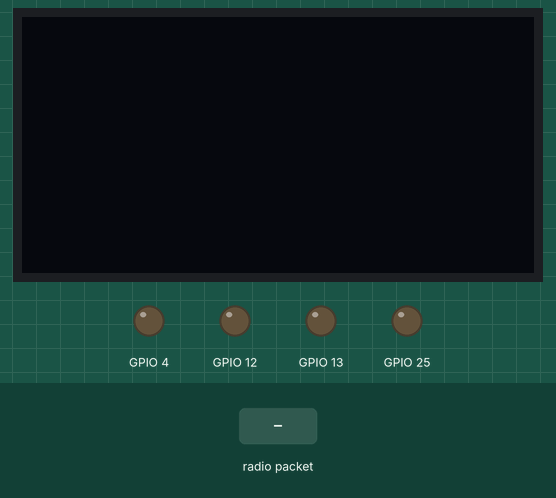
This sketch was run on a simulated ESP32. Shown: 128×64 one-colour display, output pins drawn as LEDs (lit = HIGH). The test bench sets the inputs (shaded band).

Above: at 1.2 s.
1.3 s: radio packet "START" arrives
At 1.6 s:
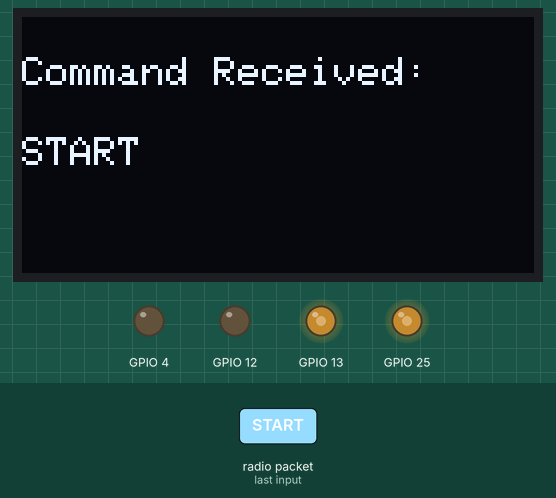
2.8 s: radio packet "STOP" arrives
At 4.0 s:
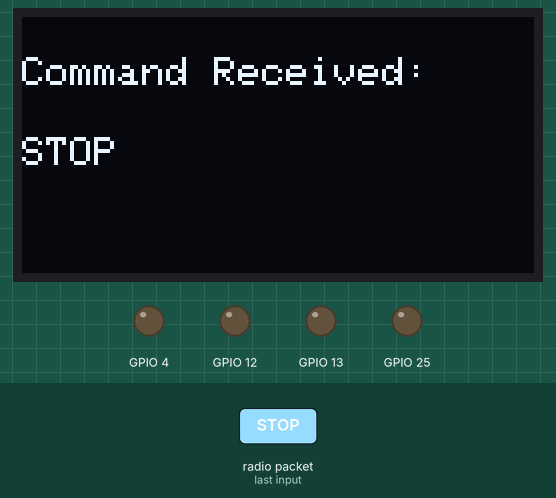
4.3 s: radio packet "1" arrives
At 5.1 s:
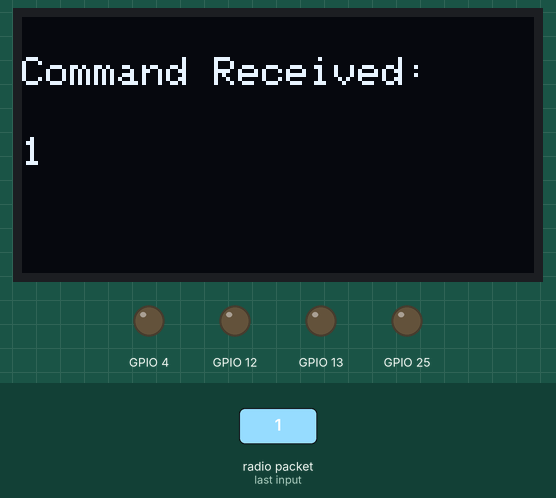
5.8 s: radio packet "0" arrives
At 6.3 s:
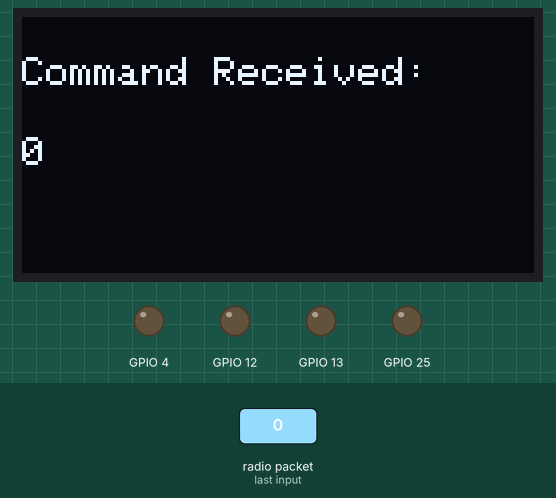
7.3 s: radio packet "START" arrives
At 8.5 s:
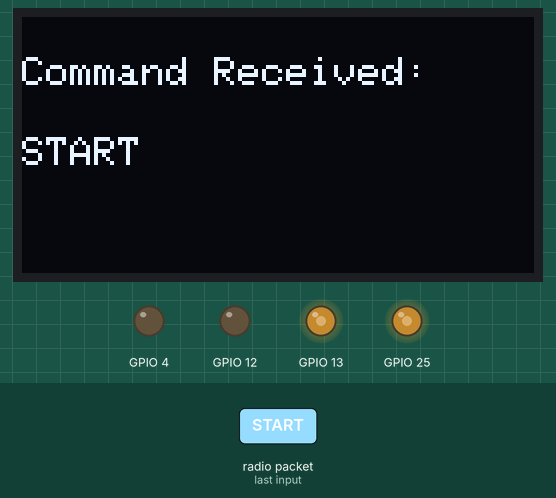
8.8 s: radio packet "2" arrives
At 9.7 s:
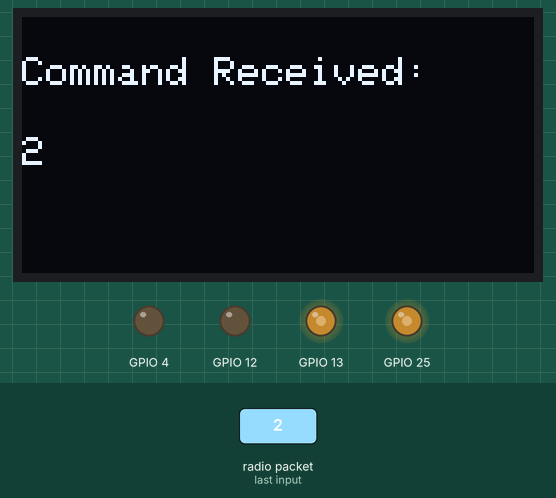
Timing chart, 0 to 11.3 s (numbered marks = the images above; inputs shaded):
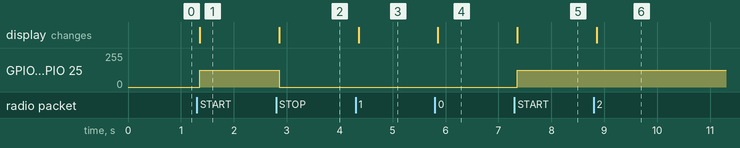

Measured:
- after the input at 1.3 s, GPIO 13, GPIO 25: 0/255 → 127/255 after 0.06 s; the display: changes after 0.06 s (image 1)
- after the input at 2.8 s, GPIO 13, GPIO 25: 127/255 → 0/255 after 0.06 s; the display: changes after 0.06 s (image 2)
- after the input at 4.3 s, the display: changes after 0.06 s (image 3)
- after the input at 5.8 s, the display: changes after 0.06 s (image 4)
- after the input at 7.3 s, GPIO 13, GPIO 25: 0/255 → 127/255 after 0.06 s; the display: changes after 0.06 s (image 5)
- after the input at 8.8 s, the display: changes after 0.06 s (image 6)

The sketch:

tiutaSlave.ino
```cpp
#include <Wire.h> // Library for I2C communication used for the OLED
#include <Adafruit_GFX.h> // Library for graphics functions
#include <Adafruit_SH110X.h>
#include <esp_now.h>

// Motor pins
#define Motor_B1 12
#define Motor_F1 13
#define Motor_B2 4
#define Motor_F2 25

#define Resolution 8
#define Freq 1000

#define PWM_CHANNEL_B1 0
#define PWM_CHANNEL_F1 1
#define PWM_CHANNEL_B2 2
#define PWM_CHANNEL_F2 3

float speed = 0.5 ;

// OLED pins
#define i2c_Address 0x3c // OLED screen I2C address
#define SCREEN_WIDTH 128
#define SCREEN_HEIGHT 64
#define OLED_RESET -1

// Creating an object for communication with the OLED screen
Adafruit_SH1106G display = Adafruit_SH1106G(SCREEN_WIDTH, SCREEN_HEIGHT, &Wire, OLED_RESET);

uint8_t masterAddress[] = {0x08, 0xA6, 0xF7, 0x08, 0x3E, 0x98};

esp_now_peer_info_t peerInfo;

String receivedCommand;


void stopMotors()
{
  speed = 0;
  ledcWriteChannel(PWM_CHANNEL_F1, speed*255);
  ledcWriteChannel(PWM_CHANNEL_F2, speed*255);
  ledcWriteChannel(PWM_CHANNEL_B1, 0);
  ledcWriteChannel(PWM_CHANNEL_B2, 0);
}

void moveForward()
{
  // Move forward for both motor sets
  speed = 0.5;
  ledcWriteChannel(PWM_CHANNEL_F1, speed*255);
  ledcWriteChannel(PWM_CHANNEL_F2, speed*255);
  ledcWriteChannel(PWM_CHANNEL_B1, 0);
  ledcWriteChannel(PWM_CHANNEL_B2, 0);
}

void displayCommand(String command)
{
  display.clearDisplay();               // Clear the OLED display
  display.setCursor(0, 10);             // Set cursor position
  display.setTextSize(1.5);             // Set text size
  display.print("Command Received: ");  // Print label
  display.setCursor(0, 30);             // Move cursor to the next line
  display.print(command);               // Print the command
  display.display();                    // Update the display
}


void OnDataRecv(const esp_now_recv_info_t *info, const uint8_t *incomingData, int len)
{
  char command[len + 1];
  memcpy(command, incomingData, len);
  command[len] = '\0'; // Null-terminate the string
  String receivedCommandLocal = String(command);
  receivedCommand = receivedCommandLocal;

  // Display the command on the OLED screen
  displayCommand(receivedCommandLocal);
}

void OnDataSent(const uint8_t *mac_addr, esp_now_send_status_t status)
{
  //Serial.print("Send Status: ");
  //Serial.println(status == ESP_NOW_SEND_SUCCESS ? "Success" : "Fail");
}


void setup()
{
  // Initialize the OLED screen
  display.begin(i2c_Address, true);
  display.clearDisplay();
  display.setTextColor(SH110X_WHITE);

  WiFi.mode(WIFI_STA);

  ledcAttachChannel(Motor_B1 , Freq, Resolution, PWM_CHANNEL_B1);
  ledcAttachChannel(Motor_F1 , Freq, Resolution, PWM_CHANNEL_F1);
  ledcAttachChannel(Motor_B2 , Freq, Resolution, PWM_CHANNEL_B2);
  ledcAttachChannel(Motor_F2 , Freq, Resolution, PWM_CHANNEL_F2);

  if (esp_now_init() != ESP_OK)
  {
  return;
  }

  esp_now_register_send_cb(OnDataSent);
  esp_now_register_recv_cb(OnDataRecv);

  // Register peer
  memcpy(peerInfo.peer_addr, masterAddress, 6);
  peerInfo.channel = 0;
  peerInfo.encrypt = false;

  // Add peer
  if (esp_now_add_peer(&peerInfo) != ESP_OK){
    return;
  }


}

void loop()
{

  if (receivedCommand == "STOP")
  {
    stopMotors();

    // Send confirmation back to the master
    //const char *reply = "STOP received";
    //esp_now_send(masterAddress, (uint8_t *)reply, strlen(reply));
    receivedCommand = "";
  }
  else if (receivedCommand == "START")
  {
    moveForward();

    // Send confirmation back to the master
    //const char *reply = "START received";
    //esp_now_send(masterAddress, (uint8_t *)reply, strlen(reply));
    receivedCommand = "";
  }

}
```
